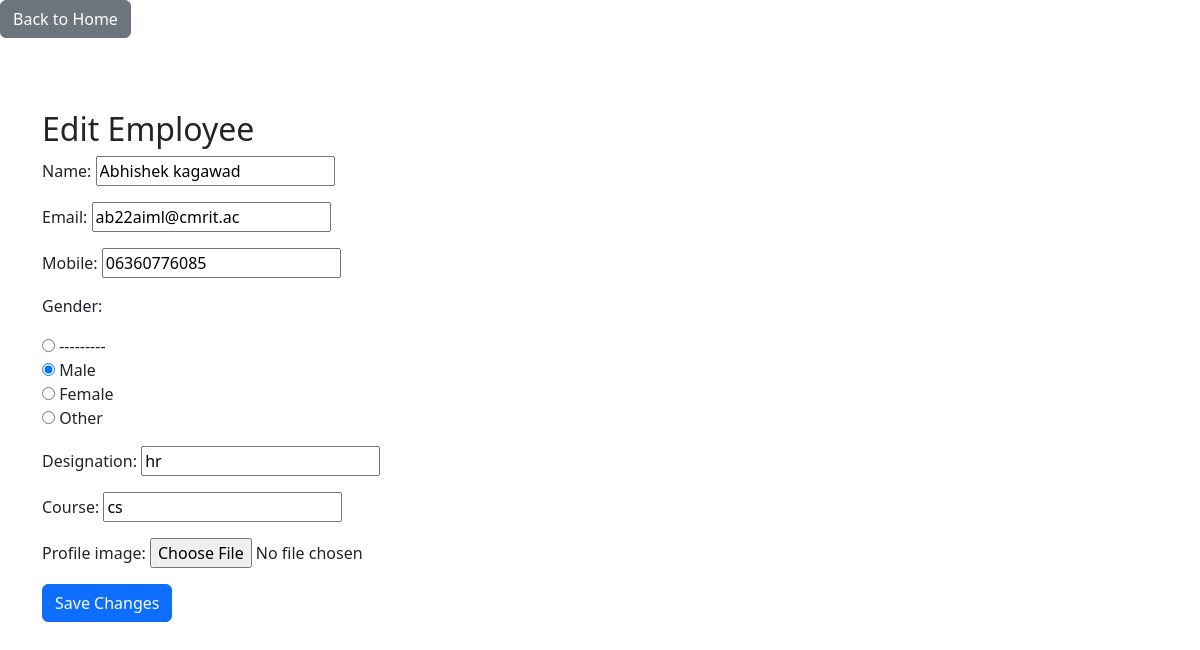
/employee/edit/6/, run on the app's committed database.
### app1/models.py (models this page shows, shortened)
class Employee(models.Model):
    name = models.CharField(max_length=100)
    email = models.EmailField(unique=True)
    mobile = models.CharField(max_length=15)
    gender_choices = [
        ('M', 'Male'),
        ('F', 'Female'),
        ('O', 'Other')
    ]
    gender = models.CharField(max_length=1, choices=gender_choices)
    designation = models.CharField(max_length=100)
    course = models.CharField(max_length=100)
    profile_image = models.ImageField(upload_to='employee_images/', null=True, blank=True)

### app1/views.py (the view)
# urls.py: path('employee/edit/<int:id>/', views.edit_employee, name='edit_employee'),
def edit_employee(request, id):
    employee = get_object_or_404(Employee, id=id)
    if request.method == 'POST':
        form = EmployeeForm(request.POST, request.FILES, instance=employee)
        if form.is_valid():
            form.save()
            messages.success(request, 'Employee details updated successfully.')
            return redirect('employee_list')
    else:
        form = EmployeeForm(instance=employee)
    return render(request, 'edit_employee.html', {'form': form, 'employee': employee})

### app1/forms.py
class EmployeeForm(forms.ModelForm):
    class Meta:
        model = Employee
        fields = ['name', 'email', 'mobile', 'gender', 'designation', 'course', 'profile_image']
        widgets = {
            'gender': forms.RadioSelect
        }

### templates/edit_employee.html (shortened to what this page needs)
<!DOCTYPE html>
<html lang="en">
    <head>
        <link rel="stylesheet" href="https://cdn.jsdelivr.net/npm/bootstrap@5.3.0-alpha1/dist/css/bootstrap.min.css">
    </head>
    <body>
<a href="{% url 'home' %}" class="btn btn-secondary mb-4">
     Back to Home
</a>
        <div class="container mt-5">
            <h2>Edit Employee</h2>
            <form method="POST" enctype="multipart/form-data">
                {{ form.as_p }}
                <button type="submit" class="btn btn-primary">Save Changes</button>
            </form>
        </div>
    </body>
</html>

### data on the page
Employee: name "Abhishek kagawad", email "ab22aiml@cmrit.ac", mobile "06360776085", gender "☐ --------- ☑ Male ☐ Female ☐ Other", designation "hr", course "cs"
